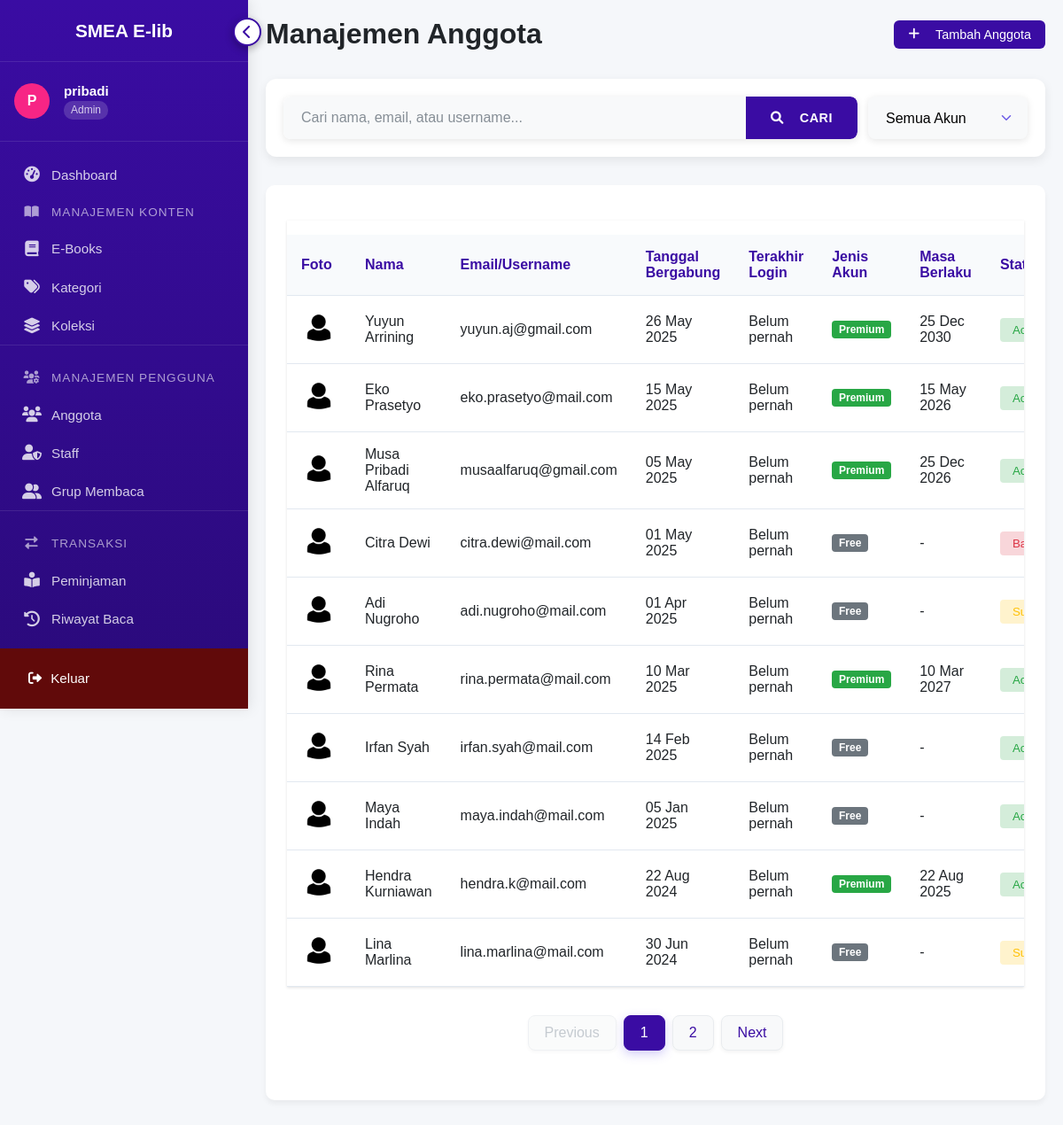
The page /admin/anggota/anggota_admin.php (signed in) on the database its author committed.
### tables this page shows
CREATE TABLE `anggota` (
  `MemberID` int(11) NOT NULL,
  `Nama` varchar(100) NOT NULL,
  `Email` varchar(100) NOT NULL,
  `Password` varchar(255) NOT NULL,
  `FotoProfil` varchar(255) DEFAULT 'default.jpg',
  `TanggalBergabung` date NOT NULL,
  `Status` enum('Active','Suspended','Banned') DEFAULT 'Active',
  `MasaBerlaku` date DEFAULT NULL COMMENT 'Tanggal expire membership',
  `JenisAkun` enum('Free','Premium') DEFAULT 'Free',
  `TerakhirLogin` datetime DEFAULT NULL
);

### admin/anggota/anggota_admin.php (the view, shortened to what this page needs)
<?php
require_once '../../config.php';
function getAllAnggota($conn, $search = null, $jenisAkun = null, $limit = 10, $offset = 0)
{
    $sql = "SELECT m.*, u.username, u.role, u.last_login
            FROM anggota m
            JOIN users u ON m.Email = u.username
            WHERE u.role = 'member'";
    $sql .= " ORDER BY m.TanggalBergabung DESC LIMIT $limit OFFSET $offset";
    $result = mysqli_query($conn, $sql);
    return mysqli_fetch_all($result, MYSQLI_ASSOC);
}
function getTotalAnggota($conn, $search = null, $jenisAkun = null)
{
    $sql = "SELECT COUNT(*) as total FROM anggota m JOIN users u ON m.Email = u.username WHERE u.role = 'member'";
    $result = mysqli_query($conn, $sql);
    $row = mysqli_fetch_assoc($result);
    return $row['total'];
}
$search = isset($_GET['search']) ? $_GET['search'] : null;
$jenisAkun = isset($_GET['jenis_akun']) ? $_GET['jenis_akun'] : null;
$page = isset($_GET['page']) ? max(1, intval($_GET['page'])) : 1;
$limit = 10;
$offset = ($page - 1) * $limit;
$totalAnggota = getTotalAnggota($conn, $search, $jenisAkun);
$totalPages = ceil($totalAnggota / $limit);
$anggota = getAllAnggota($conn, $search, $jenisAkun, $limit, $offset);
?>
<?php
include '../../views/header.php';
?>
<div class="content-wrapper">
    <div class="page-header">
        <h1>Manajemen Anggota</h1>
        <div class="header-actions">
            <a href="tambah_anggota.php" class="btn btn-primary">
                <i class="fas fa-plus"></i> Tambah Anggota
            </a>
        </div>
    </div>
    <form method="GET" class="search-filter-form">
        <div class="input-group" style="flex:2;">
            <input type="text" name="search" class="form-control" placeholder="Cari nama, email, atau username..." value="<?= htmlspecialchars($search ?? '') ?>">
            <div class="input-group-append">
                <button class="btn btn-primary" type="submit"><i class="fas fa-search"></i> Cari</button>
            </div>
        </div>
        <select name="jenis_akun" class="form-control" style="flex:1;max-width:180px;">
            <option value="">Semua Akun</option>
        </select>
    </form>
    <div class="card">
        <div class="card-body">
            <div class="table-responsive">
                <table class="table" id="anggotaTable">
                    <thead>
                        <tr>
                            <th>Foto</th>
                            <th>Nama</th>
                            <th>Email/Username</th>
                            <th>Tanggal Bergabung</th>
                            <th>Terakhir Login</th>
                            <th>Jenis Akun</th>
                            <th>Masa Berlaku</th>
                            <th>Status</th>
                        </tr>
                    </thead>
                    <tbody>
                        <?php if (!empty($anggota)): ?>
                            <?php foreach ($anggota as $a): ?>
                                <tr>
                                    <td data-label="Foto">
                                        <?php
                                        $fotoProfil = !empty($a['FotoProfil']) ? $a['FotoProfil'] : 'assets/profiles/default.jpg';
                                        $fotoPath = ($fotoProfil === 'assets/profiles/default.jpg') ? '../../assets/profiles/default.jpg' : '../../uploads/profiles/' . htmlspecialchars($fotoProfil);
                                        ?>
                                        <img src="<?= $fotoPath ?>" alt="Foto Profil" class="profile-img">
                                    </td>
                                    <td data-label="Nama"><?= htmlspecialchars($a['Nama']); ?></td>
                                    <td data-label="Email"><?= htmlspecialchars($a['Email']); ?></td>
                                    <td data-label="Bergabung"><?= date('d M Y', strtotime($a['TanggalBergabung'])); ?></td>
                                    <td data-label="Login Terakhir">
                                        <?= $a['last_login'] ? date('d M Y H:i', strtotime($a['last_login'])) : 'Belum pernah'; ?>
                                    </td>
                                    <td data-label="Jenis Akun">
                                        <span class="badge <?= $a['JenisAkun'] === 'Premium' ? 'bg-success' : 'bg-secondary'; ?>">
                                            <?= htmlspecialchars($a['JenisAkun']); ?>
                                        </span>
                                    </td>
                                    <td data-label="Masa Berlaku">
                                        <?= $a['MasaBerlaku'] ? date('d M Y', strtotime($a['MasaBerlaku'])) : '-'; ?>
                                    </td>
                                    <td data-label="Status">
                                        <form method="POST" class="status-form">
                                            <select name="status" class="status-select
                        <?= $a['Status'] === 'Active' ? 'bg-success-light' : ($a['Status'] === 'Suspended' ? 'bg-warning-light' : 'bg-danger-light'); ?>">
                                                <option value="Active" <?= $a['Status'] === 'Active' ? 'selected' : ''; ?>>Active</option>
                                                <option value="Suspended" <?= $a['Status'] === 'Suspended' ? 'selected' : ''; ?>>Suspended</option>
                                                <option value="Banned" <?= $a['Status'] === 'Banned' ? 'selected' : ''; ?>>Banned</option>
                                            </select>
                                        </form>
                                    </td>
                                </tr>
                            <?php endforeach; ?>
                        <?php else: ?>
                            <tr>
                                <td colspan="10" class="text-center">Tidak ada data anggota</td>
                            </tr>
                        <?php endif; ?>
                    </tbody>
                </table>
            </div>
            <?php if ($totalPages > 1): ?>
                <nav aria-label="Page navigation">
                    <ul class="pagination">
                        <li class="page-item <?= ($page <= 1) ? 'disabled' : '' ?>">
                            <a class="page-link"
                                href="?search=<?= urlencode($search ?? '') ?>&jenis_akun=<?= urlencode($jenisAkun ?? '') ?>&page=<?= $page - 1 ?>">
                                Previous
                            </a>
                        </li>
                        <?php for ($i = 1; $i <= $totalPages; $i++): ?>
                            <li class="page-item <?= ($i == $page) ? 'active' : '' ?>">
                                <a class="page-link"
                                    href="?search=<?= urlencode($search ?? '') ?>&jenis_akun=<?= urlencode($jenisAkun ?? '') ?>&page=<?= $i ?>">
                                    <?= $i ?>
                                </a>
                            </li>
                        <?php endfor; ?>
                        <li class="page-item <?= ($page >= $totalPages) ? 'disabled' : '' ?>">
                            <a class="page-link"
                                href="?search=<?= urlencode($search ?? '') ?>&jenis_akun=<?= urlencode($jenisAkun ?? '') ?>&page=<?= $page + 1 ?>">
                                Next
                            </a>
                        </li>
                    </ul>
                </nav>
            <?php endif; ?>
        </div>
    </div>
</div>
<?php include '../../views/footer.php'; ?>
</body>
</html>

### assets/styles/admin.css (style rules this page uses)
:root { --primary: #3a0ca3; --primary-light: #4361ee; --secondary: #f72585; --light: #f8f9fa; --dark: #212529; --gray: #6c757d; --sidebar-width: 250px; --sidebar-collapsed-width: 80px; --header-height: 70px; }
body { font-family: 'Segoe UI', Tahoma, Geneva, Verdana, sans-serif; margin: 0; padding: 0; background-color: #f5f7fa; color: var(--dark); }
.card { background: white; border-radius: 10px; box-shadow: 0 4px 6px rgba(0, 0, 0, 0.05); padding: 1.5rem; margin-bottom: 2rem; transition: transform 0.3s ease, box-shadow 0.3s ease; }
table { width: 100%; border-collapse: collapse; margin-top: 1rem; }
th, td { padding: 1rem; text-align: left; border-bottom: 1px solid #e2e8f0; }
th { background-color: #f8fafc; color: var(--primary); font-weight: 600; }
.btn { padding: 0.7rem 1.5rem; border-radius: 6px; font-weight: 500; cursor: pointer; transition: all 0.3s ease; display: inline-flex; align-items: center; gap: 0.5rem; border: none; font-size: 0.9rem; }
.btn-primary { background-color: var(--primary); color: white; }
.form-control { width: 100%; padding: 0.7rem 1rem; border: 1px solid #e2e8f0; border-radius: 6px; font-size: 0.9rem; transition: all 0.3s ease; }
.page-header { display: flex; justify-content: space-between; align-items: center; margin-bottom: 2rem; }

### views/sidebar_admin.php (style rules this page uses)
:root { --primary: #3a0ca3; --primary-light: #4361ee; --secondary: #f72585; --light: #f8f9fa; --dark: #212529; --gray: #6c757d; --sidebar-width: 280px; --sidebar-collapsed-width: 80px; --header-height: 70px; --tooltip-bg: rgba(51, 51, 51, 0.95); }
* { margin: 0; padding: 0; box-sizing: border-box; font-family: 'Poppins', sans-serif; }
.fas { margin-right: 10px; }

### rows shown on the page
anggota: FotoProfil (placeholder picture), Nama "Yuyun Arrining", Email "yuyun.aj@gmail.com", TanggalBergabung "26 May 2025", JenisAkun "Premium", MasaBerlaku "25 Dec 2030", status "Active"
anggota: FotoProfil (placeholder picture), Nama "Eko Prasetyo", Email "eko.prasetyo@mail.com", TanggalBergabung "15 May 2025", JenisAkun "Premium", MasaBerlaku "15 May 2026", status "Active"
anggota: FotoProfil (placeholder picture), Nama "Musa Pribadi Alfaruq", Email "musaalfaruq@gmail.com", TanggalBergabung "05 May 2025", JenisAkun "Premium", MasaBerlaku "25 Dec 2026", status "Active"
anggota: FotoProfil (placeholder picture), Nama "Citra Dewi", Email "citra.dewi@mail.com", TanggalBergabung "01 May 2025", JenisAkun "Free", status "Banned"
anggota: FotoProfil (placeholder picture), Nama "Adi Nugroho", Email "adi.nugroho@mail.com", TanggalBergabung "01 Apr 2025", JenisAkun "Free", status "Suspended"
anggota: FotoProfil (placeholder picture), Nama "Rina Permata", Email "rina.permata@mail.com", TanggalBergabung "10 Mar 2025", JenisAkun "Premium", MasaBerlaku "10 Mar 2027", status "Active"
anggota: FotoProfil (placeholder picture), Nama "Irfan Syah", Email "irfan.syah@mail.com", TanggalBergabung "14 Feb 2025", JenisAkun "Free", status "Active"
anggota: FotoProfil (placeholder picture), Nama "Maya Indah", Email "maya.indah@mail.com", TanggalBergabung "05 Jan 2025", JenisAkun "Free", status "Active"
anggota: FotoProfil (placeholder picture), Nama "Hendra Kurniawan", Email "hendra.k@mail.com", TanggalBergabung "22 Aug 2024", JenisAkun "Premium", MasaBerlaku "22 Aug 2025", status "Active"
anggota: FotoProfil (placeholder picture), Nama "Lina Marlina", Email "lina.marlina@mail.com", TanggalBergabung "30 Jun 2024", JenisAkun "Free", status "Suspended"

### other values the page prints
substr($username, 0, 1) "P"
$username "pribadi"
